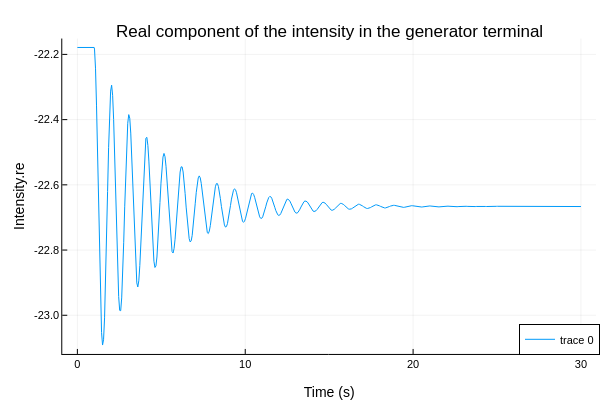

Notebook code for this chart:
### Code cell
# Run the simulation of the dynamic model
resultfile_name = string("SMIB_base", ".csv")
simulate(SMIB,resultfile = resultfile_name,
                simflags = "-override=outputFormat=csv")
resultfile = joinpath(getWorkDirectory(SMIB), resultfile_name)
df = DataFrame(CSV.File(resultfile));

# Plot the real component of the intensity in the generator terminal
plotlyjs()
p2 = plot(df[!, "time"], df[!, "generatorSynchronous.terminal.i.re"], label=["Generator i.re"])
plot!(p2, legend=:bottomright, titlefontsize=12, labelfontsize=10)
title!(p2, "Real component of the intensity in the generator terminal")
xlabel!(p2, "Time (s)")
ylabel!(p2, "Intensity.re")

### Figure 1 — Plotly figure (JSON) as saved in the notebook; plotly's stock layout.template omitted (floating-point values rounded to 4 significant figures; data arrays with more than 128 entries replaced by an {"elided": "..."} marker saying what was removed)
{"data": [{"colorbar": {"len": 0.8761, "title": "", "x": 0.9934, "y": 0.5104}, "legendgroup": ["Generator i.re"], "line": {"color": "rgba(0, 154, 250, 1.000)", "dash": "solid", "shape": "linear", "width": 1}, "mode": "lines", "name": ["Generator i.re"], "showlegend": true, "type": "scatter", "x": {"elided": "504 float values"}, "xaxis": "x", "y": {"elided": "504 float values"}, "yaxis": "y"}], "layout": {"annotations": [{"font": {"color": "rgba(0, 0, 0, 1.000)", "family": "sans-serif", "size": 17}, "rotation": 0, "showarrow": false, "text": "Real component of the intensity in the generator terminal", "x": 0.5486, "xanchor": "center", "xref": "paper", "y": 1, "yanchor": "top", "yref": "paper"}], "height": 400, "legend": {"bgcolor": "rgba(255, 255, 255, 1.000)", "bordercolor": "rgba(0, 0, 0, 1.000)", "borderwidth": 1, "font": {"color": "rgba(0, 0, 0, 1.000)", "family": "sans-serif", "size": 11}, "title": {"font": {"color": "rgba(0, 0, 0, 1.000)", "family": "sans-serif", "size": 15}, "text": ""}, "tracegroupgap": 0, "traceorder": "normal", "x": 1, "xanchor": "right", "y": 0.07, "yanchor": "bottom"}, "margin": {"b": 20, "l": 0, "r": 0, "t": 20}, "paper_bgcolor": "rgba(255, 255, 255, 1.000)", "plot_bgcolor": "rgba(255, 255, 255, 1.000)", "showlegend": true, "width": 600, "xaxis": {"anchor": "y", "domain": [0.1038, 0.9934], "gridcolor": "rgba(0, 0, 0, 0.100)", "gridwidth": 0.5, "linecolor": "rgba(0, 0, 0, 1.000)", "mirror": false, "range": [-0.9, 30.9], "showgrid": true, "showline": true, "showticklabels": true, "tickangle": 0, "tickcolor": "rgb(0, 0, 0)", "tickfont": {"color": "rgba(0, 0, 0, 1.000)", "family": "sans-serif", "size": 11}, "tickmode": "array", "ticks": "inside", "ticktext": ["0", "10", "20", "30"], "tickvals": [0, 10, 20, 30], "title": "Time (s)", "titlefont": {"color": "rgba(0, 0, 0, 1.000)", "family": "sans-serif", "size": 14}, "type": "-", "visible": true, "zeroline": false, "zerolinecolor": "rgba(0, 0, 0, 1.000)"}, "yaxis": {"anchor": "x", "domain": [0.07234, 0.9485], "gridcolor": "rgba(0, 0, 0, 0.100)", "gridwidth": 0.5, "linecolor": "rgba(0, 0, 0, 1.000)", "mirror": false, "range": [-23.12, -22.15], "showgrid": true, "showline": true, "showticklabels": true, "tickangle": 0, "tickcolor": "rgb(0, 0, 0)", "tickfont": {"color": "rgba(0, 0, 0, 1.000)", "family": "sans-serif", "size": 11}, "tickmode": "array", "ticks": "inside", "ticktext": ["-23.0", "-22.8", "-22.6", "-22.4", "-22.2"], "tickvals": [-23, -22.8, -22.6, -22.4, -22.2], "title": "Intensity.re", "titlefont": {"color": "rgba(0, 0, 0, 1.000)", "family": "sans-serif", "size": 14}, "type": "-", "visible": true, "zeroline": false, "zerolinecolor": "rgba(0, 0, 0, 1.000)"}}}
